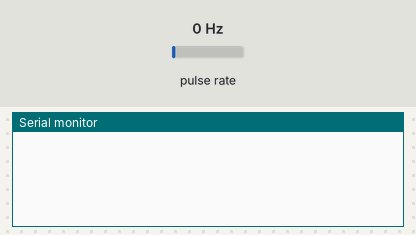
The sketch below on a simulated Arduino Uno, built with avr-gcc and run on an emulated ATmega328P. Parts: the last lines printed to the serial monitor. Wiring (inferred from the names in the program): pulse sensor: data pin 2. Inputs (shaded band) come from the test bench; at power-on: pulse rate 0 Hz.

Above: at 1.2 s.
1.3 s: pulse rate (sensor on pin 2) set to 4 Hz
At 1.78 s:
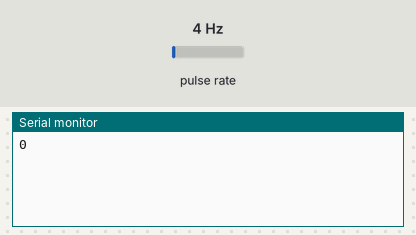
3.3 s: pulse rate (sensor on pin 2) set to 50 Hz
At 4.1 s:
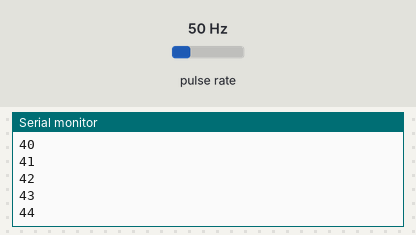
Timing chart, 0 to 6.3 s (numbered marks = the images above; inputs shaded):
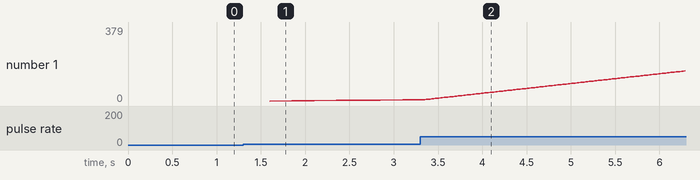

The sketch:

calculer_nombre_tics.ino
```cpp
#include <TimerOne.h>

#define encoderPin 2

volatile long encoderTicks = 0;

void encoderISR() {
   Serial.println(encoderTicks);
   encoderTicks++;
}

void setup() {

  pinMode(encoderPin, INPUT);

  digitalWrite(encoderPin, HIGH);

  attachInterrupt(digitalPinToInterrupt(encoderPin), encoderISR, FALLING);

  Serial.begin(115200);

}

void loop() {


  delay(100);

}
```

Measured:
- after the input at 1.3 s, the serial monitor: prints a new line after 0.30 s (image 1)
- after the input at 3.3 s, the serial monitor: prints a new line after 0.65 s (image 2)
- plotted number 1: 6 → 379 after the input at 3.3 s
